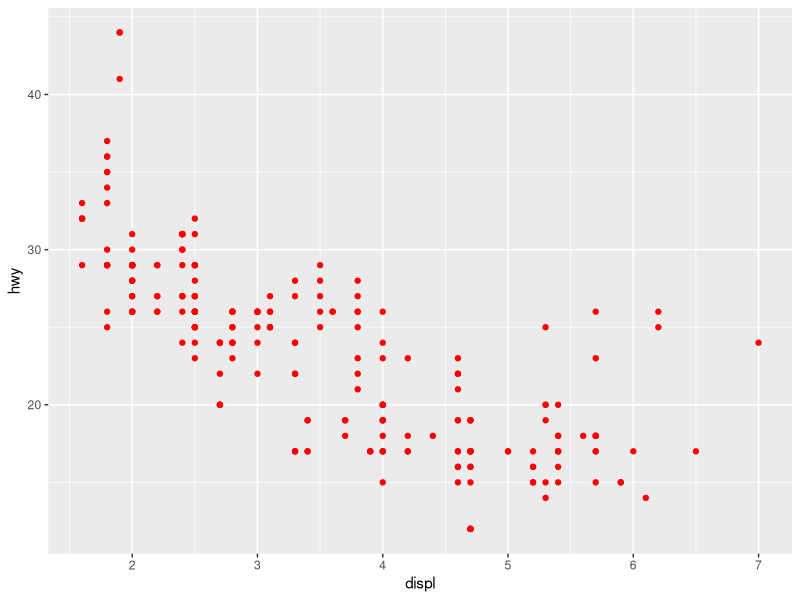
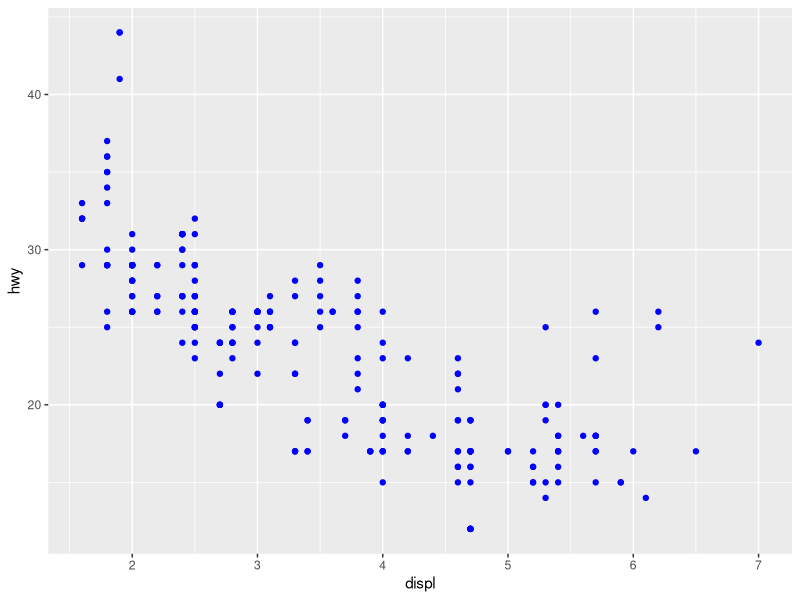
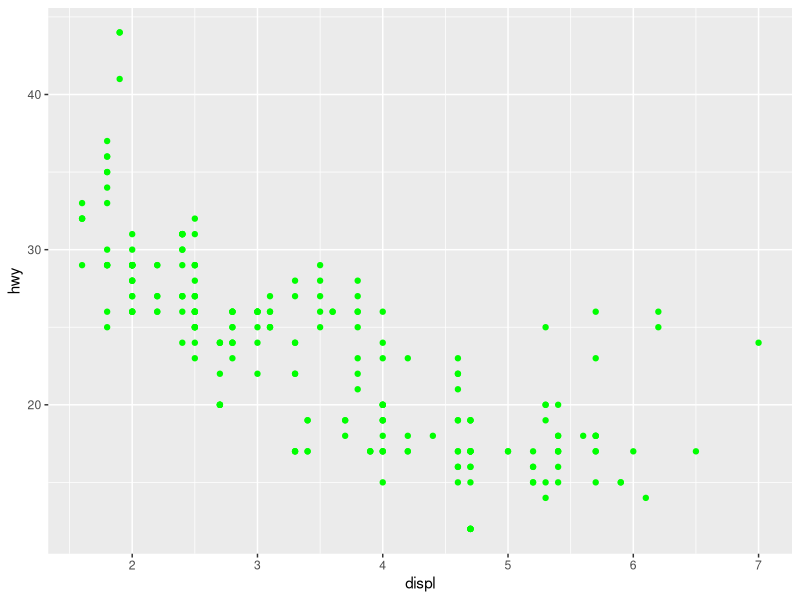
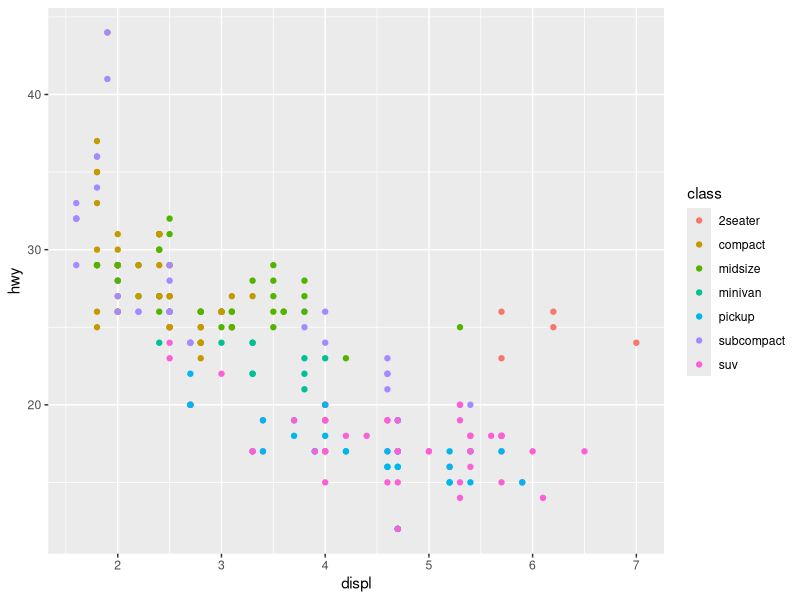
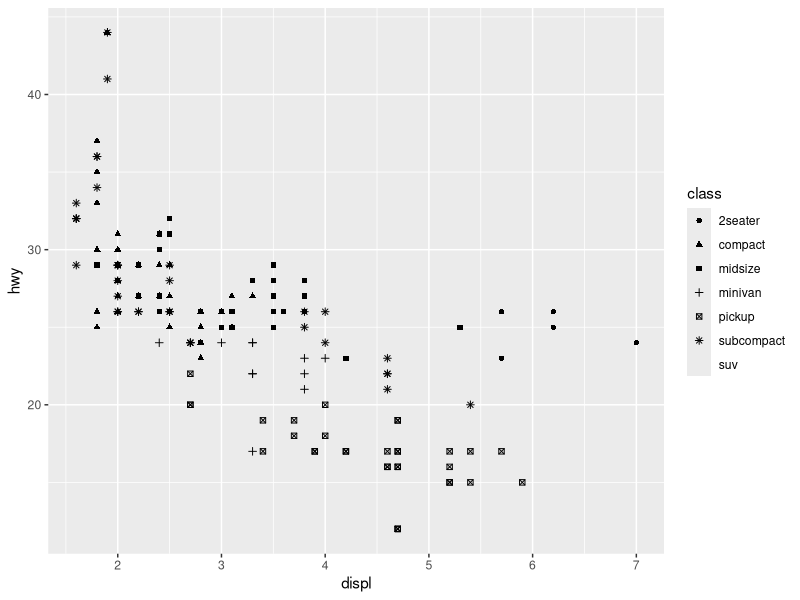

Recreate these plots in R, in order.
library(tidyverse)

ggplot(
  data = mpg,
  mapping = aes(x = displ, y = hwy)
) +
  geom_point(
    color = "red"
  )

ggplot(
  data = mpg,
  mapping = aes(x = displ, y = hwy)
) +
  geom_point(
    color = "blue"
  )

ggplot(
  data = mpg,
  mapping = aes(x = displ, y = hwy)
) +
  geom_point(
    color = "green"
  )

ggplot(
  data = mpg,
  mapping = aes(x = displ, y = hwy, color = class)
) +
  geom_point()

ggplot(
  data = mpg,
  mapping = aes(
    x = displ,
    y = hwy,
    shape = class
  )
) +
  geom_point()
